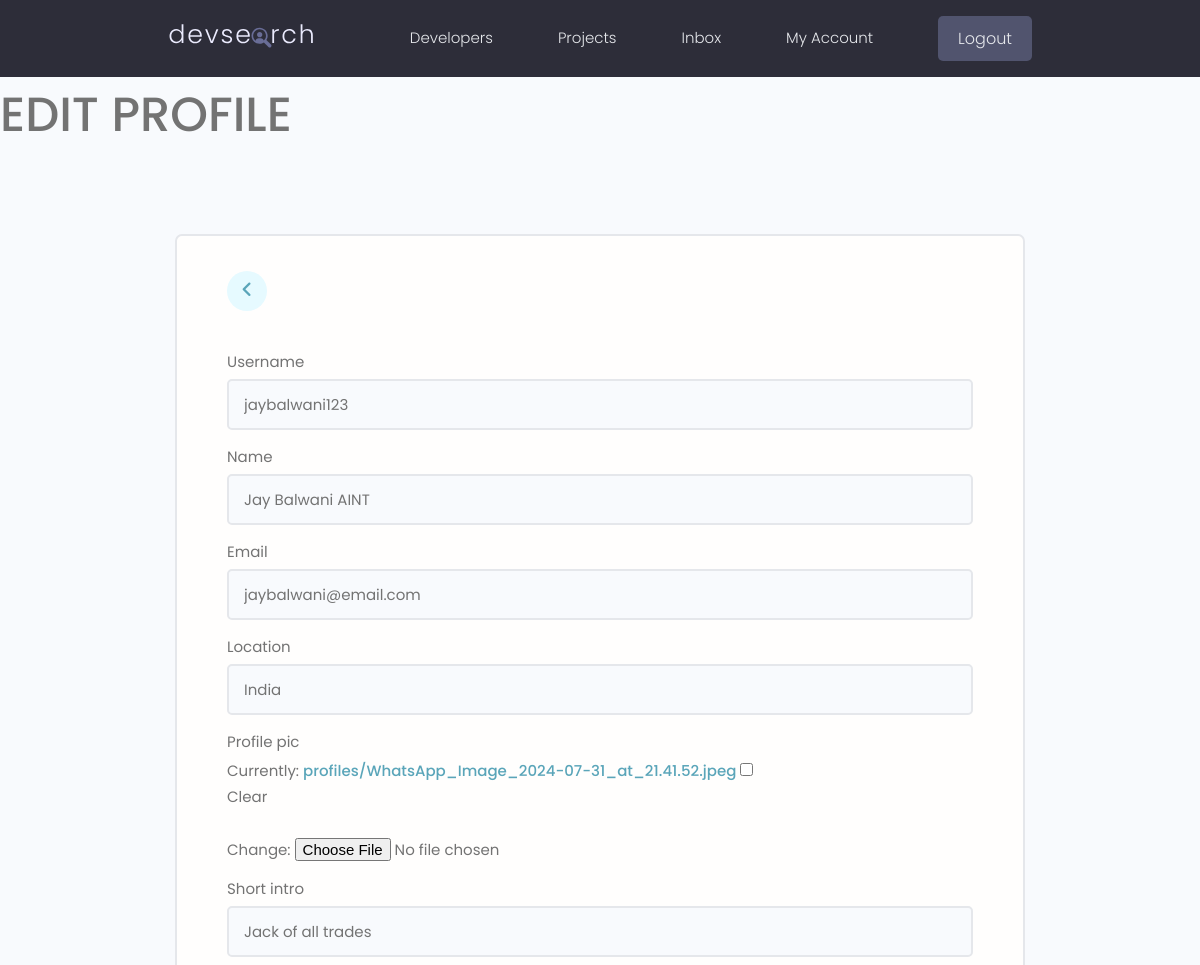
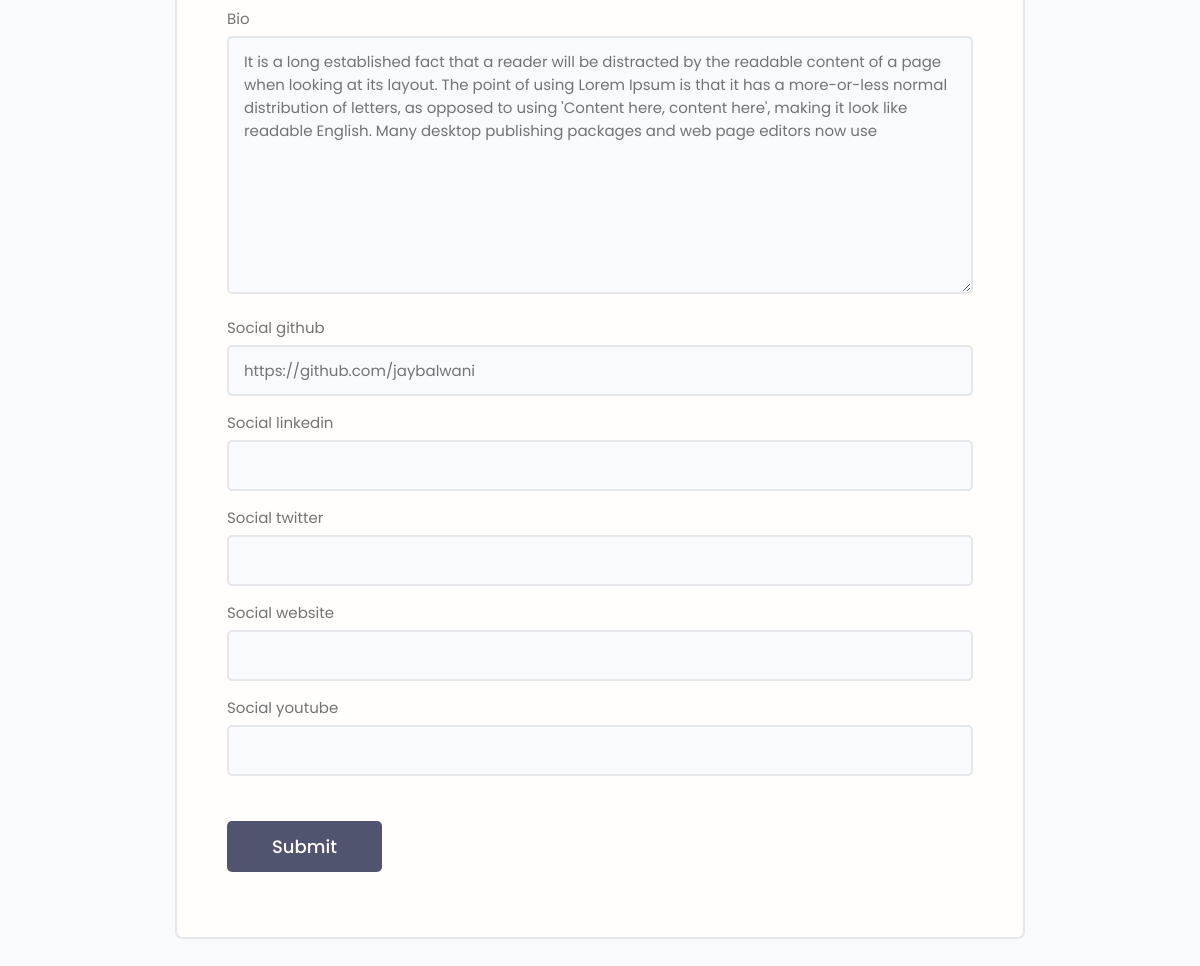
The page /edit-account/ (signed in) on the database its author committed (2 pictures, top to bottom).
### users/models.py (models this page shows, shortened)
class Profile(models.Model):
    user = models.OneToOneField(User, null=True, blank=True, on_delete=models.CASCADE)
    username = models.CharField(max_length=50, null=True, blank=True)
    location = models.CharField(max_length=50, null=True, blank=True)
    name = models.CharField(max_length=200, null=True, blank=True)
    email = models.EmailField(max_length=200, null=True, blank=True)
    short_intro = models.CharField(max_length=200, null=True, blank=True)
    bio = models.TextField(null=True, blank=True)
    profile_pic = models.ImageField(null=True, blank=True, upload_to='profiles/', default='profiles/user-default.png')
    social_github = models.CharField(max_length=200, null=True, blank=True)
    social_twitter = models.CharField(max_length=200, null=True, blank=True)
    social_linkedin = models.CharField(max_length=200, null=True, blank=True)
    social_youtube = models.CharField(max_length=200, null=True, blank=True)
    social_website = models.CharField(max_length=200, null=True, blank=True)
    created = models.DateTimeField(auto_now_add=True)
    id = models.UUIDField(default=uuid.uuid4, primary_key=True, unique=True, editable=False)

### users/views.py (the view)
# urls.py: path('edit-account/', views.editAccount, name='edit-account'),
@login_required(login_url='login')
def editAccount(request):
    profile = request.user.profile
    form = ProfileForm(instance=profile)
    if request.method == 'POST':
        form = ProfileForm(request.POST, request.FILES, instance=profile)
        if form.is_valid:
            form.save()
            return redirect('account')
    context = {'form': form}
    return render(request, 'users/edit_profile.html', context)

### users/forms.py
class ProfileForm(ModelForm):
    class Meta:
        model = Profile
        fields = ['username', 'name', 'email', 'location',
                   'profile_pic', 'short_intro', 'bio',
                     'social_github', 'social_linkedin',
                       'social_twitter', 'social_website', 'social_youtube']
    def __init__(self, *args, **kwargs):
        super(ProfileForm, self).__init__(*args, **kwargs)
        for name, field in self.fields.items():
            field.widget.attrs.update({'class': 'input'})

### users/templates/users/edit_profile.html (shortened to what this page needs)
{% extends 'main.html' %}
{% block content %}
<h1>EDIT PROFILE</h1>
<main class="formPage my-xl">
    <div class="content-box">
        <div class="formWrapper">
            <a class="backButton" href="{% url 'account' %}"><i class="fa-solid fa-angle-left"></i></a>
            <br>
            <form class="form" method="POST" enctype="multipart/form-data">
                {% for field in form %}
                <div class="form__field">
                    <label for="formInput#text">{{field.label}} </label>
                    {{field}}
                </div>
                {% endfor %}
                <input class="btn btn--sub btn--lg  my-md" type="submit" value="Submit" />
            </form>
        </div>
    </div>
</main>
{% endblock content %}

### static/styles/app.css (style rules this page uses)
:root { --color-sub: #2d2d39; }
.btn--sub { background-color: var(--color-sub-light); }
.content-box { width: 95%; max-width: 85rem; margin: 0 auto; }
.backButton { background: var(--color-main-light); color: var(--color-main); width: 4rem; height: 4rem; display: flex; align-items: center; justify-content: center; border-radius: 50%; }
.backButton i { font-size: 1.8rem; }
.formPage .formWrapper { list-style: none; background: var(--color-white); padding: 3.5rem 5rem; border: 2px solid var(--color-light); border-radius: 0.7rem; }

### static/uikit/styles/modules/_variables.css (style rules this page uses)
:root { --color-main: #5aa5b9; --color-main-light: #e6faff; --color-sub: #3f4156; --color-sub-light: #51546e; --color-sub-lighter: #ededfd; --color-text: #737373; --color-gray: #8b8b8b; --color-light: #e5e7eb; --color-light-gray: #767676; --color-bg: #f8fafd; --color-white: #fffefd; --color-white-light: #f3f3f3; --color-success: #359e64; --color-success-bg: #def8e8; --color-error: #fc4b0b; --color-error-bg: #fff2ee; --font-base: 'Poppins', arial, helvetica, 'Segoe UI', roboto, ubuntu, sans-serif; --font-monospace: 'Fira Code', 'Courier New', courier, monospace; --font-regular: 300; --font-medium: 500; --font-bold: 700; --generic-shadow: 1px 1px 5px #00000010; --generic-transition: all 0.3s ease-in-out; }

### static/uikit/styles/modules/_base.css (style rules this page uses)
* { margin: 0; padding: 0; box-sizing: border-box; text-rendering: optimizeLegibility; color: inherit; font-size: inherit; }
html { font-size: 50%; }
@media only screen and (min-width: 480px) { html { font-size: 56.25%; } }
@media only screen and (min-width: 1200px) { html { font-size: 62.5%; } }
body { line-height: 1.6; font-weight: 400; font-size: 1.5rem; color: var(--color-text); background-color: var(--color-bg); min-height: 100vh; }

### static/uikit/styles/modules/_typography.css (style rules this page uses)
* { font-family: var(--font-base); }
h1 { font-size: 4.8rem; font-weight: var(--font-medium); }
a { padding-bottom: 2px; text-decoration: none; display: inline-block; color: var(--color-main); font-weight: var(--font-medium); }

### static/uikit/styles/modules/_utilities.css (style rules this page uses)
.my-md { margin: 3rem auto; }
.my-xl { margin: 8rem auto; }

### static/uikit/styles/modules/_button.css (style rules this page uses)
.btn { display: inline-block; position: relative; cursor: pointer; background-color: var(--color-light); font-weight: var(--font-medium); color: var(--color-sub); text-decoration: none; padding: 1rem 2rem; border-radius: 0.5rem; border: none; width: -webkit-fit-content; width: -moz-fit-content; width: fit-content; height: -webkit-fit-content; height: -moz-fit-content; height: fit-content; font-size: 1.6rem; outline-width: 0; outline-color: transparent; -webkit-backface-visibility: hidden; backface-visibility: hidden; transition: all 0.3s ease-in-out; }
.btn--sub { background-color: var(--color-sub); color: var(--color-white); }
.btn--lg { font-size: 1.8rem; padding: 1.2rem 4.5rem; }

### static/uikit/styles/modules/_form.css (style rules this page uses)
.form { display: block; }
.form__field { margin-top: 1.5rem; margin-bottom: 1.5rem; }
.form__label, .form__field > label { display: block; margin-bottom: 0.5rem; color: var(--color-text); }
input.input[type='text'], input.input[type='email'], input.input[type='password'], input.input[type='number'], textarea.input { min-width: 24rem; width: 100%; padding: 1.2rem 1.5rem; border-radius: 0.5rem; border: 2px solid var(--color-light); transition: all 0.3s ease-in-out; background-color: var(--color-bg); }

### rows shown on the page
Profile: form "jaybalwani123" "Jay Balwani AINT" "jaybalwani@email.com" "India" "Jack of all trades" "It is a long established fact that a reader will be distracted by the readable content of a page when looking at its layout. The point of using Lorem Ipsum is that it has a more-or-less normal distribution of letters, as opposed to using 'Content here, content here', making it look like readable English. Many desktop publishing packages and web page editors now use" "https://github.com/jaybalwani"

### other values the page prints
{{ field.label }} "Username" "Name" "Email" "Location" "Profile pic" "Short intro" "Bio" "Social github" "Social linkedin" "Social twitter" "Social website" "Social youtube"
